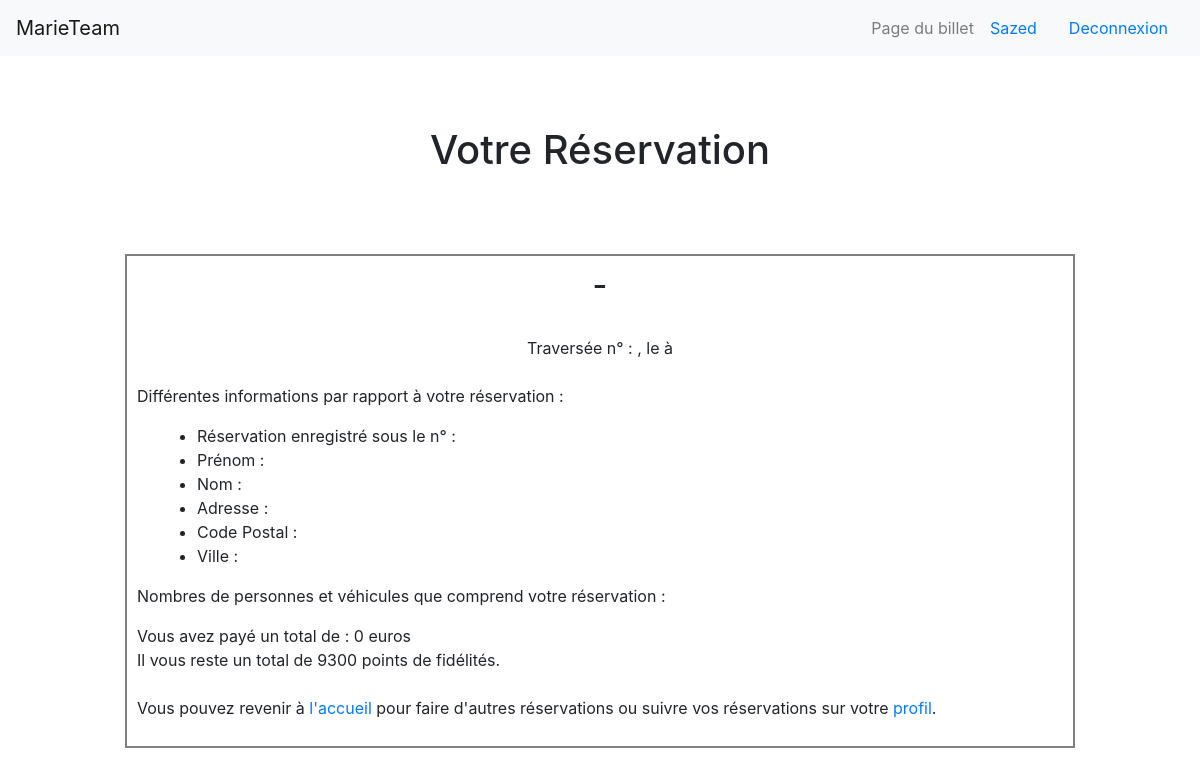
The app's page /Billet.php (signed in), older data.
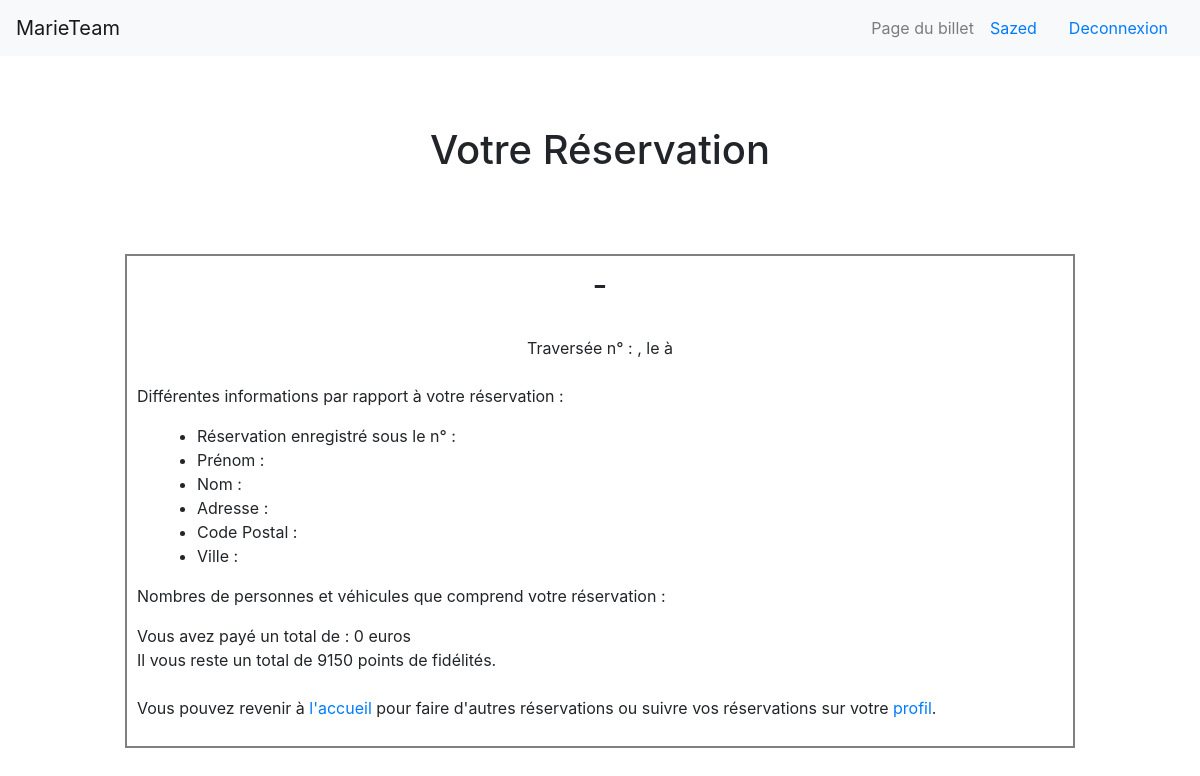
The same page, newer data.
### tables this page shows
CREATE TABLE IF NOT EXISTS `utilisateur` (
  `code_uti` int(11) NOT NULL AUTO_INCREMENT,
  `nom_uti` varchar(50) NOT NULL,
  `mdp_uti` varchar(50) NOT NULL,
  `pt_fid` int(11) NOT NULL,
  PRIMARY KEY (`code_uti`)
);

### Billet.php (the view, shortened to what the changed rows need)
<!DOCTYPE html>
<html>
    <head>
        <link rel="stylesheet" href="bootstrap.css">
        <link rel="stylesheet" href="billet.css">
    </head>
    <?php
			try{
				$bdd = new PDO('mysql:host=localhost;dbname=marieteam;charset=utf8','root','');
			}
			catch(Exception $e){
				die('Erreur : ' .$e->getMessage());
			}
	?>
    <body>
    <nav class="navbar navbar-expand-lg navbar-light bg-light">
        <a class="navbar-brand" href="index.php">MarieTeam</a>
        <div class="collapse navbar-collapse" id="navbarSupportedContent">
        </div>
    </nav>
    <?php
        if(isset($_SESSION['username'])){
    ?>
    <h1>Votre Réservation</h1>
    <div class="billet">
        <?php
            $sql = 'SELECT code_uti FROM utilisateur WHERE nom_uti = ?';
            $stm = $bdd->prepare($sql);
            $stm->execute(array($_SESSION['username']));
            $result = $stm->fetchAll();
            $codeuti = $result[0]['code_uti'];
            $sql = 'SELECT numReserv FROM reservation WHERE codeuti = ? AND numTrav = ?';
            $stm = $bdd->prepare($sql);
            $stm->execute(array($codeuti, $_SESSION['numTraversee']));
            $result = $stm->fetchAll();
            $numReservation = $result[0]['numReserv'];
            $sql = 'SELECT DATE_FORMAT(T.date, \'%d/%m/%Y\') as dateT, T.date as dateP, T.heure, L.idPort, L.idPort_ARRIVEE, T.date FROM traversee as T, liaison as L WHERE numTrav = ? AND T.code = L.code';
            $stm = $bdd->prepare($sql);
            $stm->execute(array($_SESSION['numTraversee']));
            $result = $stm->fetchAll();
            $dateT = $result[0]['dateT'];
            $heure = $result[0]['heure'];
            $portDep = $result[0]['idPort'];
            $portArr = $result[0]['idPort_ARRIVEE'];
            $sql = 'SELECT nom FROM port WHERE idPort = ?';
            $stm = $bdd->prepare($sql);
            $stm->execute(array($portDep));
            $result = $stm->fetchAll();
            $nomPortDep = $result[0]['nom'];
            $sql = 'SELECT nom FROM port WHERE idPort = ?';
            $stm = $bdd->prepare($sql);
            $stm->execute(array($portArr));
            $result = $stm->fetchAll();
            $nomPortArr = $result[0]['nom'];
            echo "<h2>".$nomPortDep.' - '.$nomPortArr.'</h2><br>';
            echo "<center>Traversée n° : ".$_SESSION['numTraversee'].", le ".$dateT." à ".$heure.'</center><br>';
            ?>
                <p>Différentes informations par rapport à votre réservation :</p>
            <?php
            echo "<ul><li>Réservation enregistré sous le n° : ".$numReservation.'</li>';
            echo '<li>Prénom : '.$_POST["prenom"].'</li>';
            echo '<li>Nom : '.$_POST["nom"].'</li>';
            echo '<li>Adresse : ' .$_POST["adresse"].'</li>';
            echo '<li>Code Postal : ' .$_POST["cp"].'</li>';
            echo '<li>Ville : ' .$_POST["ville"].'</li></ul>';
            $totalPaye = 0;
        ?>
        <p>Nombres de personnes et véhicules que comprend votre réservation :</p>
        <?php
            $sql = 'SELECT prix FROM reservation WHERE numReserv = ?';
            $stm = $bdd->prepare($sql);
            $stm->execute(array($numReservation));
            $result = $stm->fetchAll();
            $prix = $result[0]['prix'];
            if(isset($_POST['fidelite'])){
                $nouveauTotal = $totalPaye - ($totalPaye * 0.25);
                echo 'Vous avez payé un total de : '.$nouveauTotal.' euros en obtenant une réducation de '.$totalPaye*0.25.' grâce à vos points de fidélités';
                if($prix == 0){
                    $sql = 'UPDATE reservation SET prix = ? WHERE numReserv = ?';
                    $stm = $bdd->prepare($sql);
                    $stm->execute(array($nouveauTotal, $numReservation));
                }
            }
            else{
                echo 'Vous avez payé un total de : '.$totalPaye.' euros';
            }
            $sql = 'SELECT pt_fid FROM utilisateur WHERE code_uti = ?';
            $stm = $bdd->prepare($sql);
            $stm->execute(array($codeuti));
            $result = $stm->fetchAll();
            $pts_fidelite = $result[0]['pt_fid'];
            echo '<br>Il vous reste un total de '.$pts_fidelite.' points de fidélités.';
        ?>
        <br><br>
        <p>Vous pouvez revenir à <a href="index.php">l'accueil</a> pour faire d'autres réservations ou suivre vos réservations sur votre <a href="profile.php">profil</a>.</p>
    </div>
        <?php }
            else{
                header('Location: reservation.php?reservation='.$_SESSION['numTraversee']);
            }
        ?>
    </body>
</html>

Row changes from the older to the newer data that the page shows:
changed utilisateur: pt_fid "9300" → "9150"
